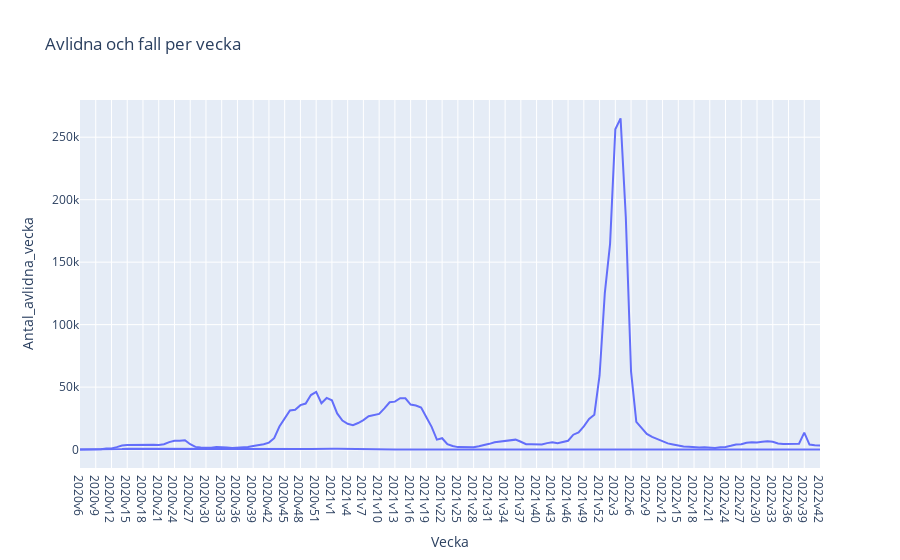

The cell this chart's notebook holds for it:
### Code cell
# Drawing a line plot with plotly of the number of deaths and the number of cases per week on same window
fig_avlidna_vecka = px.line(covid_veckodata_riket, x='Vecka', y='Antal_avlidna_vecka', title='Avlidna per vecka')
fig_fall_vecka = px.line(covid_veckodata_riket, x='Vecka', y='Antal_fall_vecka', title='Fall per vecka')

# Combine the two figures
fig_avlidna_vecka.add_traces(fig_fall_vecka.data)
display(fig_avlidna_vecka.update_layout(title_text="Avlidna och fall per vecka"))

fig_avlidna_vecka.write_html("visualiseringar\\Uppgift1e_plotly.html")

### Figure 1 — Plotly figure (JSON) as saved in the notebook; plotly's stock layout.template omitted (floating-point values rounded to 4 significant figures; data arrays with more than 128 entries replaced by an {"elided": "..."} marker saying what was removed)
{"data": [{"hovertemplate": "Vecka=%{x}<br>Antal_avlidna_vecka=%{y}<extra></extra>", "legendgroup": "", "line": {"color": "#636efa", "dash": "solid"}, "marker": {"symbol": "circle"}, "mode": "lines", "name": "", "orientation": "v", "showlegend": false, "type": "scatter", "x": {"elided": "142 str values"}, "xaxis": "x", "y": {"elided": "142 int values"}, "yaxis": "y"}, {"hovertemplate": "Vecka=%{x}<br>Antal_fall_vecka=%{y}<extra></extra>", "legendgroup": "", "line": {"color": "#636efa", "dash": "solid"}, "marker": {"symbol": "circle"}, "mode": "lines", "name": "", "orientation": "v", "showlegend": false, "type": "scatter", "x": {"elided": "142 str values"}, "xaxis": "x", "y": {"elided": "142 int values"}, "yaxis": "y"}], "layout": {"legend": {"tracegroupgap": 0}, "title": {"text": "Avlidna och fall per vecka"}, "xaxis": {"anchor": "y", "domain": [0, 1], "title": {"text": "Vecka"}}, "yaxis": {"anchor": "x", "domain": [0, 1], "title": {"text": "Antal_avlidna_vecka"}}}}
